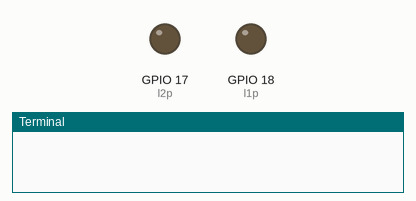
This program was run on a simulated Raspberry Pi (BCM pin numbers). Parts: output pins drawn as LEDs (lit = HIGH), the last lines printed to the terminal. At 110.5 s the program stops and its outputs stay as they are.

Above: at 0.1 s.
At 6.6 s:
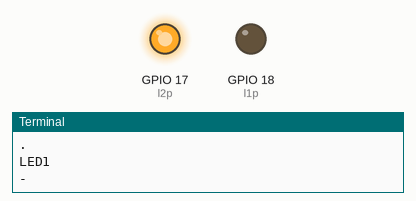
At 28.6 s:
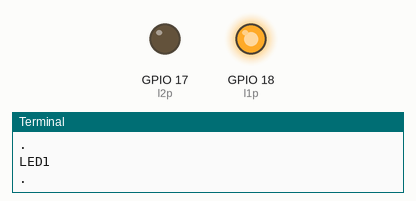
Timing chart, 0 to 33.0 s (numbered marks = the images above):
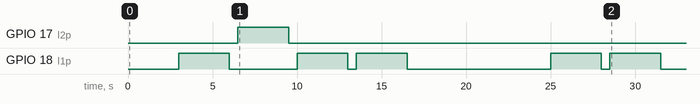

Measured:
- by itself, GPIO 17 (l2p): LOW → HIGH at 6.5 s, → LOW 3.0 s later
- by itself, GPIO 18 (l1p): LOW → HIGH at 3.0 s, → LOW 3.0 s later, → HIGH 4.0 s later, → LOW 3.0 s later, … (10 changes in this stretch)

The program:

morse_code.py
```python
import RPi.GPIO as GPIO
import time
GPIO.setmode(GPIO.BCM)
GPIO.setwarnings(False)

l1p = 18
l2p = 17
GPIO.setup(l1p,GPIO.OUT)
GPIO.setup(l2p,GPIO.OUT)

CODE = {'A': '.-',     'B': '-...',   'C': '-.-.',
        'D': '-..',    'E': '.',      'F': '..-.',
        'G': '--.',    'H': '....',   'I': '..',
        'J': '.---',   'K': '-.-',    'L': '.-..',
        'M': '--',     'N': '-.',     'O': '---',
        'P': '.--.',   'Q': '--.-',   'R': '.-.',
     	'S': '...',    'T': '-',      'U': '..-',
        'V': '...-',   'W': '.--',    'X': '-..-',
        'Y': '-.--',   'Z': '--..',

        '0': '-----',  '1': '.----',  '2': '..---',
        '3': '...--',  '4': '....-',  '5': '.....',
        '6': '-....',  '7': '--...',  '8': '---..',
        '9': '----.'
        }

def led1():
	GPIO.output(l1p,GPIO.HIGH)
	time.sleep(3)
	GPIO.output(l1p,GPIO.LOW)
	time.sleep(.5)
	print("LED1")

def led2():
	GPIO.output(l2p,GPIO.HIGH)
	time.sleep(3)
	GPIO.output(l2p,GPIO.LOW)
	print("LED2")
	time.sleep(.5)

time.sleep(3)
TEXT = "lingli".upper()

for character in list(TEXT):
	for element in CODE[character]:
		print(element)
		if element == '.':
			led1()
		elif element == '-':
			led2()
	time.sleep(8)
```
